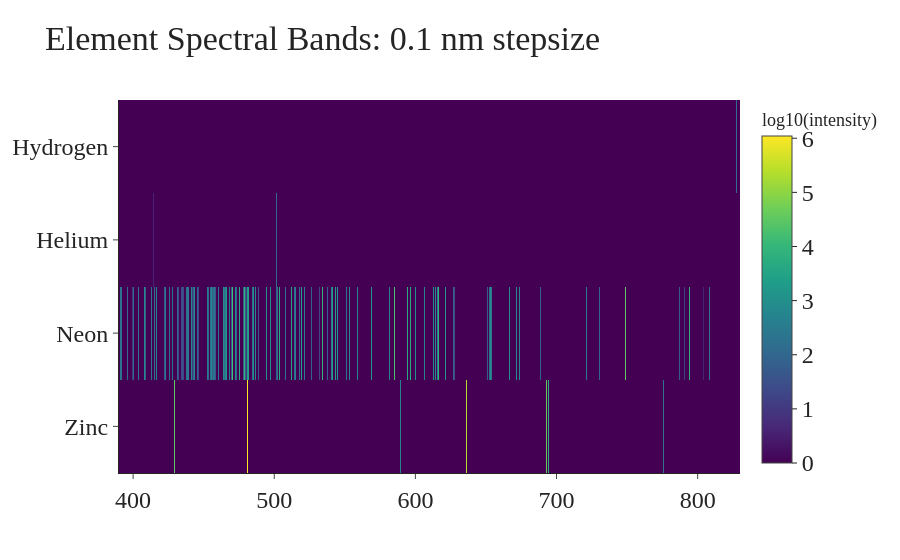

Here is the notebook cell this chart was saved with:
### Code cell
sd.heatmap(("Zn", "Ne", "He", "H"))

### Figure 1 — Plotly figure (JSON) as saved in the notebook; plotly's stock layout.template omitted (floating-point values rounded to 4 significant figures; data arrays with more than 128 entries replaced by an {"elided": "..."} marker saying what was removed)
{"data": [{"colorbar": {"title": {"font": {"size": 18}, "side": "top", "text": "log10(intensity)"}}, "colorscale": [[0, "#440154"], [0.1111, "#482878"], [0.2222, "#3e4989"], [0.3333, "#31688e"], [0.4444, "#26828e"], [0.5556, "#1f9e89"], [0.6667, "#35b779"], [0.7778, "#6ece58"], [0.8889, "#b5de2b"], [1, "#fde725"]], "showscale": true, "type": "heatmap", "x": {"elided": "4401 float values"}, "y": ["Zinc", "Neon", "Helium", "Hydrogen"], "z": {"elided": "4x4400 float values"}}], "layout": {"font": {"family": "Times New Roman", "size": 24}, "title": {"text": "Element Spectral Bands: 0.1 nm stepsize"}, "xaxis": {"automargin": true, "title": {"text": ""}}}}
